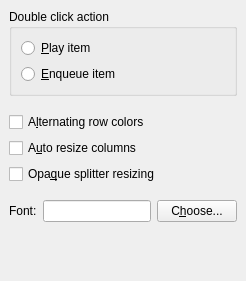
         <widget class="QWidget" name="lookAndFeelPage">
          <layout class="QVBoxLayout">
           <property name="spacing">
            <number>6</number>
           </property>
           <property name="margin">
            <number>9</number>
           </property>
           <item>
            <widget class="QGroupBox" name="groupBox">
             <property name="title">
              <string>Double click action</string>
             </property>
             <layout class="QVBoxLayout">
              <property name="spacing">
               <number>6</number>
              </property>
              <property name="margin">
               <number>9</number>
              </property>
              <item>
               <widget class="QRadioButton" name="playItemRadio">
                <property name="text">
                 <string>&amp;Play item</string>
                </property>
               </widget>
              </item>
              <item>
               <widget class="QRadioButton" name="enqueueItemRadio">
                <property name="text">
                 <string>&amp;Enqueue item</string>
                </property>
               </widget>
              </item>
             </layout>
            </widget>
           </item>
           <item>
            <spacer>
             <property name="orientation">
              <enum>Qt::Vertical</enum>
             </property>
             <property name="sizeType">
              <enum>QSizePolicy::Minimum</enum>
             </property>
             <property name="sizeHint" stdset="0">
              <size>
               <width>20</width>
               <height>10</height>
              </size>
             </property>
            </spacer>
           </item>
           <item>
            <widget class="QCheckBox" name="alternatingCheck">
             <property name="text">
              <string>A&amp;lternating row colors</string>
             </property>
            </widget>
           </item>
           <item>
            <widget class="QCheckBox" name="autoResizeCheck">
             <property name="text">
              <string>A&amp;uto resize columns</string>
             </property>
            </widget>
           </item>
           <item>
            <widget class="QCheckBox" name="opaqueCheck">
             <property name="text">
              <string>Opa&amp;que splitter resizing</string>
             </property>
            </widget>
           </item>
           <item>
            <spacer>
             <property name="orientation">
              <enum>Qt::Vertical</enum>
             </property>
             <property name="sizeType">
              <enum>QSizePolicy::Minimum</enum>
             </property>
             <property name="sizeHint" stdset="0">
              <size>
               <width>20</width>
               <height>10</height>
              </size>
             </property>
            </spacer>
           </item>
           <item>
            <layout class="QHBoxLayout">
             <property name="spacing">
              <number>6</number>
             </property>
             <property name="margin">
              <number>0</number>
             </property>
             <item>
              <widget class="QLabel" name="label_5_3_2">
               <property name="text">
                <string>Font:</string>
               </property>
               <property name="buddy">
                <cstring>fontLine</cstring>
               </property>
              </widget>
             </item>
             <item>
              <widget class="QLineEdit" name="fontLine">
               <property name="enabled">
                <bool>true</bool>
               </property>
               <property name="readOnly">
                <bool>true</bool>
               </property>
              </widget>
             </item>
             <item>
              <widget class="QPushButton" name="fontButton">
               <property name="text">
                <string>C&amp;hoose...</string>
               </property>
              </widget>
             </item>
            </layout>
           </item>
           <item>
            <spacer>
             <property name="orientation">
              <enum>Qt::Vertical</enum>
             </property>
             <property name="sizeHint" stdset="0">
              <size>
               <width>20</width>
               <height>50</height>
              </size>
             </property>
            </spacer>
           </item>
          </layout>
         </widget>
